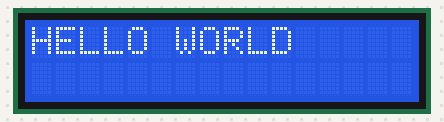
Bench run of a sketch on a simulated Arduino Uno, built with avr-gcc and run on an emulated ATmega328P. Shown: 16×2 character LCD.

Above: at 0.2 s.
At 10.3 s:
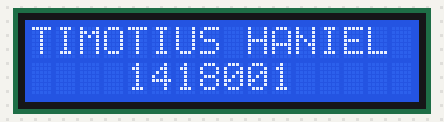
At 20.3 s:
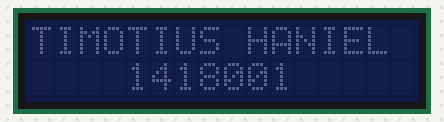

Measured:
- by itself, everything shown: repeats every 22.1 s, in 9 steps
- what the display in image 1 shows lasts 2.0 s, from 10.2 s to 12.2 s

The sketch:

nodeMCU_LCD_Display.ino
```cpp
// Displaying I2C LCD using Node MCU
// Made by Timotius Haniel, ITHB Electrical Eng. Student 2018.

#include <LiquidCrystal_I2C.h>

// Construct an LCD object and pass it the
// I2C address, width (in characters) and
// height (in characters). Depending on the
// Actual device, the IC2 address may change.
LiquidCrystal_I2C lcd(0x27, 16, 2);

void setup() {
  // The begin call takes the width and height. This
  // Should match the number provided to the constructor.
  lcd.begin(16,2);
  lcd.init();
}

void loop() {
  int main = 1;
  while(main > 0){
    numberOneFunc();
    numberTwoFunc();
    blinkFunc();
  }
}

// numberOneFunc() is the function for Number one (Print Hello World)
int numberOneFunc(){
     lcd.backlight();
     lcd.setCursor(0, 0);
     lcd.print("HELLO WORLD");
     delay(3000);
     lcd.clear();
  }

// numberTwoFunc() is the function for number two (Print your name and NIM)
int numberTwoFunc(){
     lcd.setCursor(0, 0);
     lcd.print("TIMOTIUS HANIEL");
     lcd.setCursor(4, 1);
     lcd.print("1418001");
     delay(3000);
     lcd.clear();
  }

// blinkFunc() is the function for number three (blinking the lcd backlight for every 2s)
int blinkFunc(){
     int blinkIndex = 0;
     for(blinkIndex=0;blinkIndex<4;blinkIndex++){
        lcd.setCursor(0, 0);
        lcd.print("TIMOTIUS HANIEL");

        lcd.setCursor(4, 1);
        lcd.print("1418001");

        // Set the backlight on for 2s
        lcd.backlight();
        delay(2000);

        // Set the backlight off for 2s
        lcd.noBacklight();
        delay(2000);
       }
       lcd.clear();
 }
```
